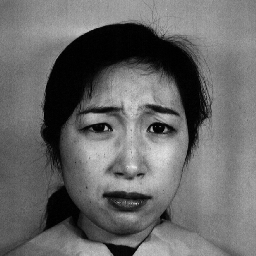
#> input picture jaffedbase/KA.DI1.42.tiff, 256 x 256 px; its folder holds only this picture in this run
$ python load_test.py   (older library calls are emulated)
#> lines starting #> are read from the running program, lines starting #| are printed output that depends on the picture
### ImageLoader.py
import imageio
import os
import matplotlib.pyplot as plt
import numpy as np

def loadImages(dirName, class_mode='emotion'):
    '''
    # This function loads images from any directory
    # :param str dirName: is address of the directory (string)
    # :param str class_mode: is the classification mode (emotion or recognition) (string)
    '''
#> called with dirName = 'jaffedbase', class_mode = 'emotion'
    assert class_mode in ['emotion', 'recognition'], "Class mode should be either 'emotion' or 'recognition'."
    data = []
    label = []
    for root, dirs, files in os.walk(dirName):
        for file in files:
            #face = scipy.misc.imread(os.path.join(root, file)) # Load image from a path
            face = imageio.imread(os.path.join(root, file))
#> face is the input picture: shape (256, 256); min 0, max 238, mean 104.6
            face = face.reshape(256 * 256, ).tolist()          # Flatten image. Note: size of any image is 256,256
#> face = 65536 items
            data.append(face)
            if class_mode == 'recognition':
                label.append(file.split('.')[0])
            if class_mode == 'emotion':
                label.append(file.split('.')[1][:2])
    return np.asarray(data) , label

### load_test.py
from ImageLoader import *

data , label = loadImages('jaffedbase', 'emotion')
#> label = ['DI']
print("number of images is" , data.shape[0] , "and number of features for each image is", data.shape[1])
#| number of images is 1 and number of features for each image is 65536

### To show each images, you should reshape it to 256,256 and then use 'plt.imshow'
plt.imshow(data[0].reshape(256,256) , cmap='gray')
plt.show()
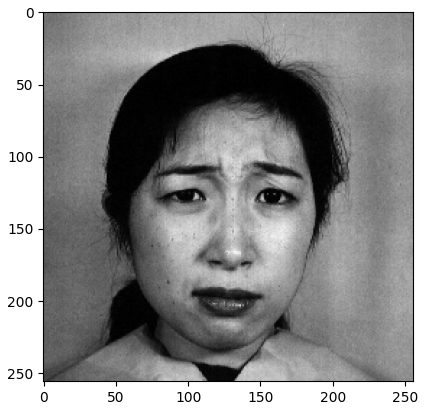
#> figure drawn by matplotlib, 1 panel

$ run again, on jaffedbase/KA.FE4.48.tiff
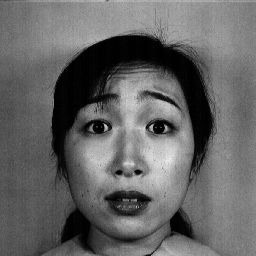
#> input picture jaffedbase/KA.FE4.48.tiff, 256 x 256 px
#> in loadImages, face is the input picture: shape (256, 256); min 0, max 235, mean 100.9
#> face = 65536 items
#> label = ['FE']
#| number of images is 1 and number of features for each image is 65536
#> `plt.show()`:
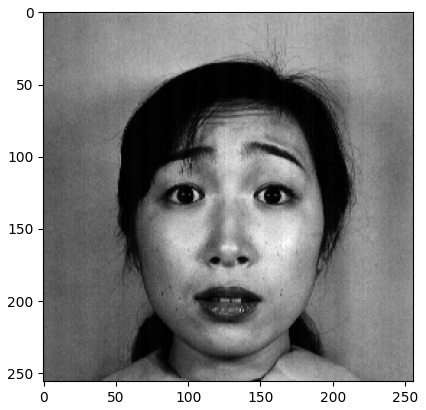
#> figure drawn by matplotlib, 1 panel

$ run again, on jaffedbase/KL.DI1.170.tiff
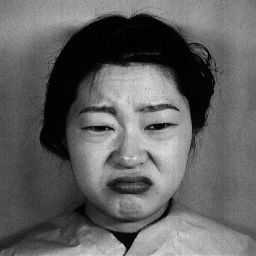
#> input picture jaffedbase/KL.DI1.170.tiff, 256 x 256 px
#> in loadImages, face is the input picture: shape (256, 256); min 0, max 233, mean 98
#> face = 65536 items
#> label = ['DI']
#| number of images is 1 and number of features for each image is 65536
#> `plt.show()`:
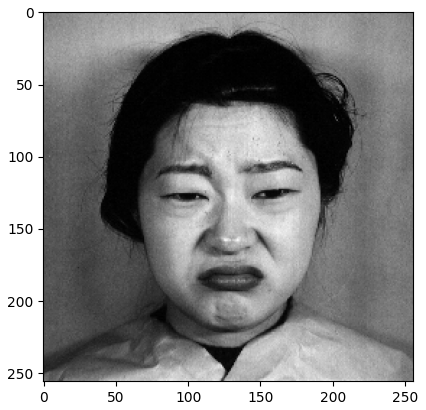
#> figure drawn by matplotlib, 1 panel

$ run again, on jaffedbase/KA.FE1.45.tiff
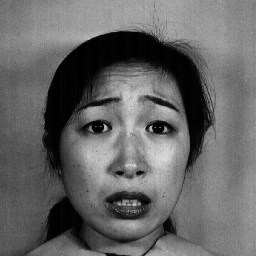
#> input picture jaffedbase/KA.FE1.45.tiff, 256 x 256 px
#> in loadImages, face is the input picture: shape (256, 256); min 0, max 242, mean 102
#> face = 65536 items
#> label = ['FE']
#| number of images is 1 and number of features for each image is 65536
#> `plt.show()`:
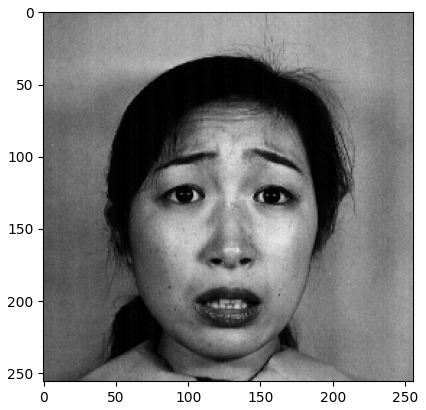
#> figure drawn by matplotlib, 1 panel
